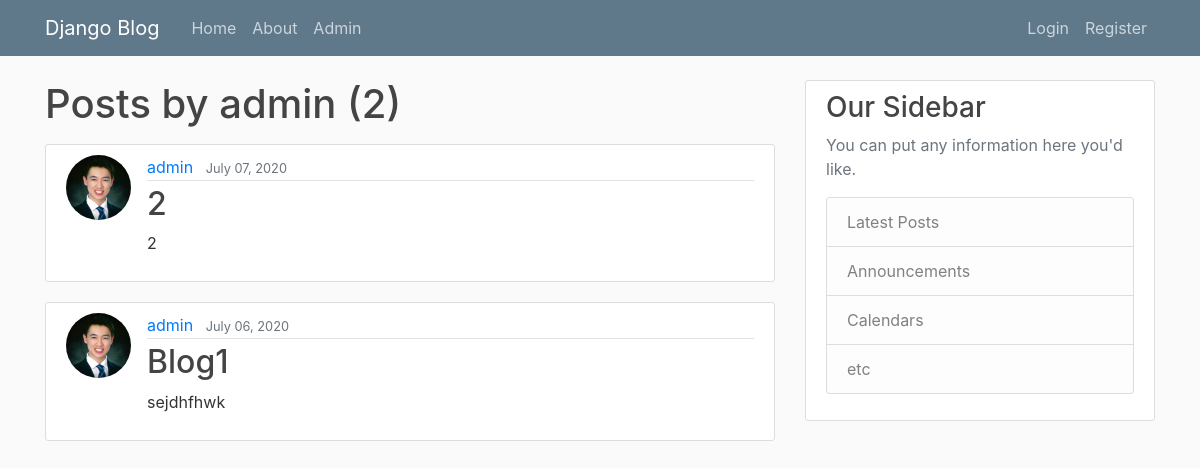
The app's page /user/admin, older data.
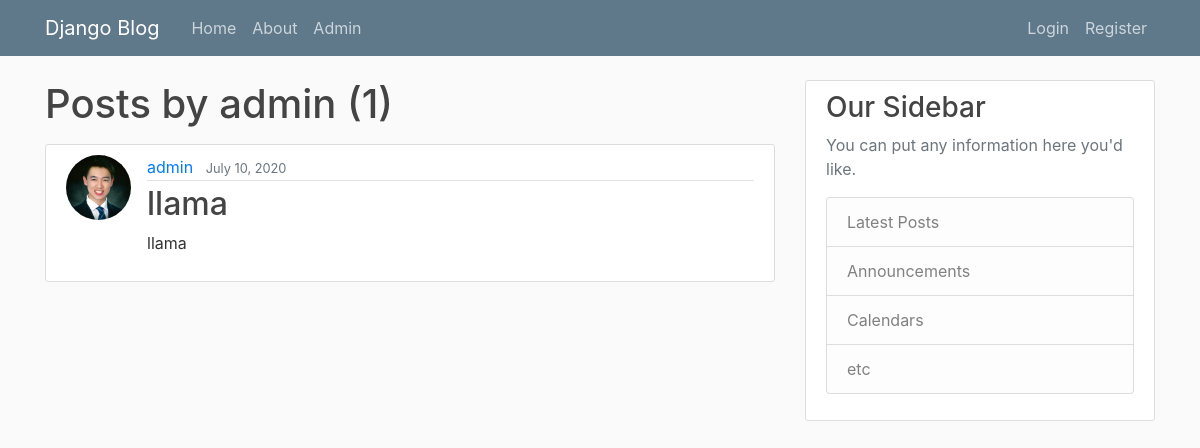
The same page, newer data.
### blog/models.py (models this page shows, shortened)
class Post(models.Model):
    title = models.CharField(max_length=100)
    content = models.TextField()
    date_posted = models.DateTimeField(default=timezone.now)
    author = models.ForeignKey(User,on_delete = models.CASCADE)

### users/models.py (models this page shows, shortened)
class Profile(models.Model):
    user = models.OneToOneField(User, on_delete= models.CASCADE)
    image = models.ImageField(default="default.jpg", upload_to="profile-pics")

### blog/views.py (the view)
# urls.py: path('user/<str:username>', UserPostListView.as_view(), name='user-posts'),
class UserPostListView(ListView):
    model = Post
    template_name = 'blog/user_posts.html'
    context_object_name = 'posts'
    ordering = ['-date_posted']
    paginate_by = 5
    def get_queryset(self):
        user = get_object_or_404(User, username=self.kwargs.get('username'))
        return Post.objects.filter(author=user).order_by('-date_posted')

### blog/templates/blog/user_posts.html (shortened to what this page needs)
{% extends 'blog/base.html' %}
{% block content %}
<h1 class="mb-3">Posts by {{view.kwargs.username}} ({{ page_obj.paginator.count }})</h1>
  {% for post in posts %}
    <article class="media content-section">
      <img class="rounded-circle article-img" src="{{post.author.profile.image.url}}" />
      <div class="media-body">
        <div class="article-metadata">
          <a class="mr-2" href="{% url 'user-posts' post.author.username %}">{{ post.author }}</a>
          <small class="text-muted">{{ post.date_posted|date:"F d, Y" }}</small>
        </div>
        <h2><a class="article-title" href="{% url 'post-detail' post.id %}">{{ post.title }}</a></h2>
        <p class="article-content">{{ post.content }}</p>
      </div>
    </article>
  {% endfor %}
{% endblock content %}

Row changes from the older to the newer data that the page shows:
removed Post: author.profile.image (picture), author "admin", date_posted "July 07, 2020", title "2", content "2"
removed Post: author.profile.image (picture), author "admin", date_posted "July 06, 2020", title "Blog1", content "sejdhfhwk"
added Post: author.profile.image (picture), author "admin", date_posted "July 10, 2020", title "llama", content "llama"
Text that changed along with them:
{{ page_obj.paginator.count }}: "2" → "1"
